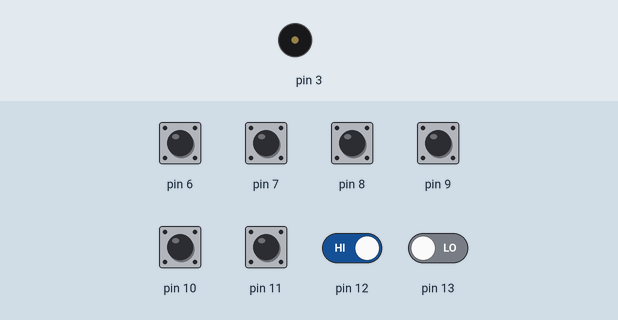
Bench run of a sketch on a simulated Arduino Uno, built with avr-gcc and run on an emulated ATmega328P. Parts: buzzer (waves = sounding). The inputs (shaded band) are chosen by the test bench; at power-on: pin 6–12 HIGH, pin 13 LOW.

Above: at 1.2 s.
1.3 s: pin 6 pulled LOW for 0.15 s
At 1.37 s:
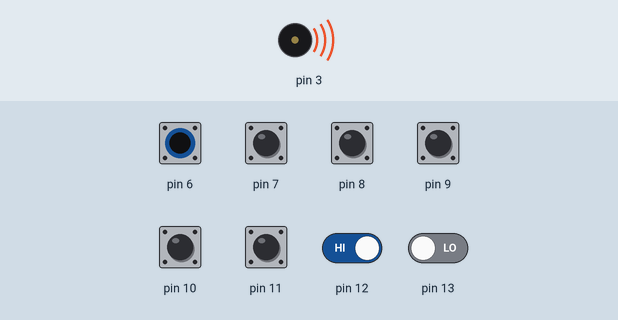
2.9 s: pin 12 driven LOW
At 3.7 s:
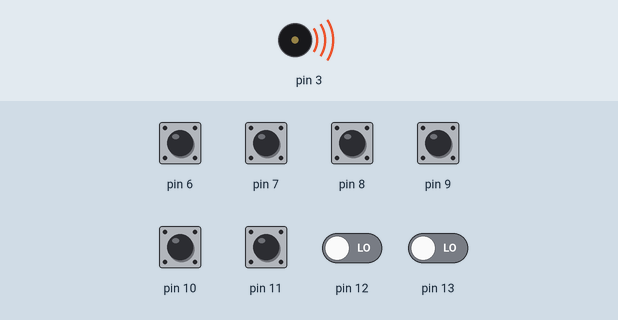
4.4 s: pin 12 driven HIGH
At 4.9 s:
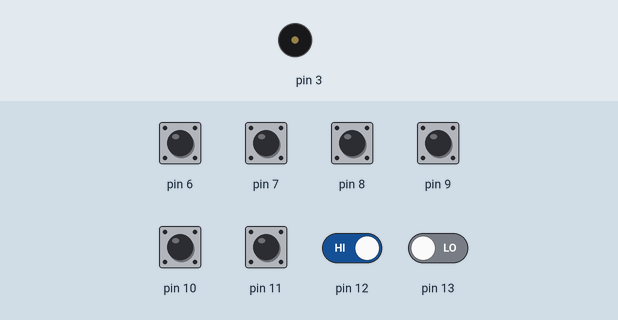
Timing chart, 0 to 7.4 s (numbered marks = the images above; inputs shaded):
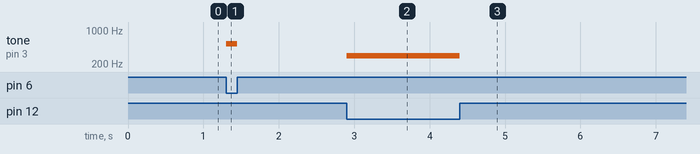

Measured:
- after the input at 1.3 s, tone on pin 3: silent → 524 Hz at once, → silent 0.15 s later
- after the input at 2.9 s, tone on pin 3: silent → 294 Hz at once
- after the input at 4.4 s, tone on pin 3: 294 Hz → silent at once

The sketch:

L2_A_Simple_Piano.ino
```cpp
const int KEY_C = 262;  // 261.6256 Hz (middle C)
const int KEY_D = 294 ; // 293.6648 Hz
const int KEY_E = 330 ; // 329.6276 Hz
const int KEY_F = 350 ; // 349.2282 Hz
const int KEY_G = 392 ; // 391.9954 Hz
const int KEY_A = 440;
const int KEY_B = 494;
const int KEY_C2 = 524;

void setup() {
  pinMode(13, INPUT);
  pinMode(12, INPUT);
  pinMode(11, INPUT_PULLUP);
  pinMode(10, INPUT_PULLUP);
  pinMode(9, INPUT_PULLUP);
  pinMode(8, INPUT_PULLUP);
  pinMode(7, INPUT_PULLUP);
  pinMode(6, INPUT_PULLUP);
}

void loop() {
  // put your main code here, to run repeatedly:
  const bool c = digitalRead(13);
  const bool d = !digitalRead(12);
  const bool e = !digitalRead(11);
  const bool f = !digitalRead(10);
  const bool g = !digitalRead(9);
  const bool a = !digitalRead(8);
  const bool b = !digitalRead(7);
  const bool c2 = !digitalRead(6);

  int pitch = KEY_C;
  if (c) pitch = KEY_C;
  else if (d) pitch = KEY_D;
  else if (e) pitch = KEY_E;
  else if (f) pitch = KEY_F;
  else if (g)  pitch = KEY_G;
  else if (a) pitch = KEY_A;
  else if (b) pitch = KEY_B;
  else pitch = KEY_C2;

  if (c || d || e || f || g || a || b || c2) {
    tone(3, pitch);
  } else {
    noTone(3);
  }
}
```
